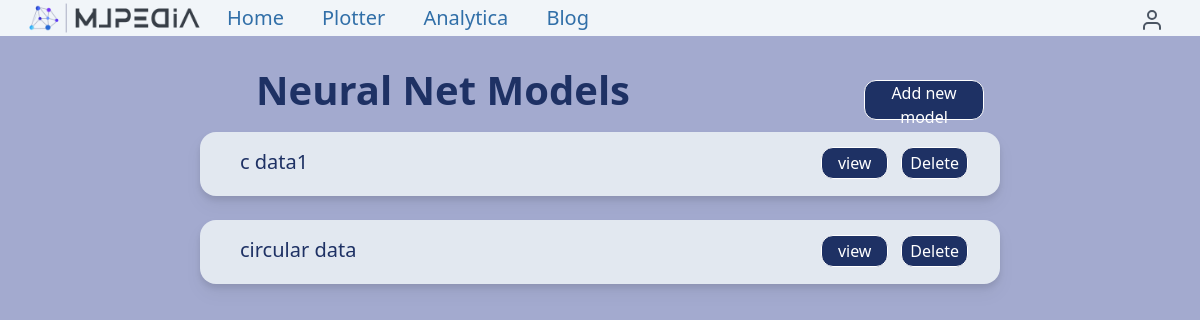
/analytica/nn_models_list/ (signed in), run on an earlier commit of the app's database.
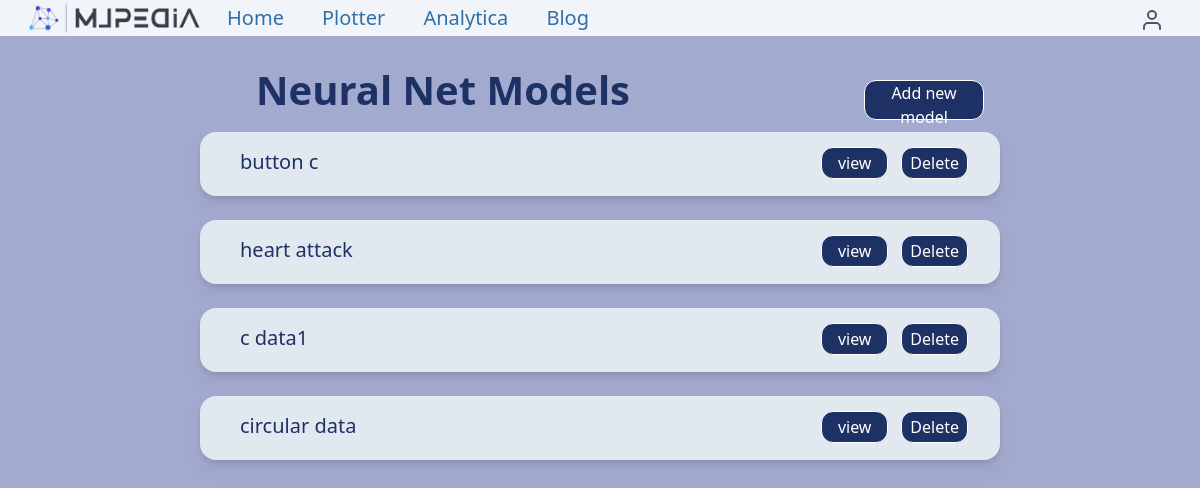
And on a later commit of the database.
### analytica/models.py (models this page shows, shortened)
class NeuralNet(models.Model):
    user = models.ForeignKey(settings.AUTH_USER_MODEL,
                            related_name='neural_net_models_created',
                            on_delete=models.CASCADE)
    title = models.CharField(max_length=500)
    model_description = models.CharField(max_length = 10000)
    model_accuracy = models.FloatField(default=0.0)
    features_input = models.FileField(upload_to='files/%Y/%m/%d/')
    labels_input = models.FileField(upload_to='files/%Y/%m/%d/')
    plot = models.ImageField(upload_to='images/%Y/%m/%d/', blank = True)
    weights_file = models.FileField(upload_to='files/%Y/%m/%d/', blank = True)
    slug = models.SlugField(max_length = 600, blank=True)
    created = models.DateField(auto_now_add = True, db_index = True)
    class Meta:
        ordering = ('-created',)
    def get_absolute_url(self):
        return reverse('analytica:neural_net_detail', args=[self.id, self.slug])

### analytica/views.py (the view)
# urls.py: path("nn_models_list/",views.neural_net_models_list, name = "neural_net_models_list"),
@login_required
def neural_net_models_list(request):
    models = NeuralNet.objects.filter(user=request.user).order_by('-created')
    return render(request, "analytica/neural_nets/neural_net_models_list.html",{
        'models': models,
        'section': 'analytica',
    })

### analytica/templates/analytica/neural_nets/neural_net_models_list.html (shortened to what this page needs)
{% extends "base.html" %}
{% load static %}
{% block content %}
<body class=" bg-[#a3aacf]">
    <div>
        <div class="h-auto w-[72%] mt-6 mb-5 flex justify-between items-center">
            <div class=" text-[#1e3164] text-[40px] font-semibold  h-10 ml-64  ">
                Neural Net Models
            </div>
            <a href="{% url 'analytica:neural_net_create' %}"><button class=" absolute w-[10%] h-10  border border-white border-solid rounded-xl bg-[#1e3164] text-white px-2  text-center text-sm lg:text-base hover:bg-blue-900 hover:border-none ">Add new model</button></a>
        </div>
        {% if models %}
        <div class="h-full width-full flex flex-col justify-center items-center ">
            {% for model in models %}
            <div class="  bg-slate-200 rounded-2xl drop-shadow-lg h-16 w-4/6 my-3 mx-2 flex justify-between ">
                <h1 class="m-4 px-6  text-xl text-[#1e3164] relative">{{ model.title }}</h1>
                <a class="m-4  px-7 text-xl text-[#1e3164]" href="{{ model.get_absolute_url }}">
                    <button class=" absolute w-1/12 h-8 border border-white border-solid rounded-xl bg-[#1e3164] text-white  lg:bottom-[27%]  lg:right-[14%] text-center text-sm lg:text-base hover:bg-blue-900 hover:border-none ">view</button>
                </a>
                <a class="m-4  px-7 text-xl text-[#1e3164]" href="{% url 'analytica:neural_net_delete' model.id model.slug %}">
                    <button class=" absolute w-1/12 h-8 border border-white border-solid rounded-xl bg-[#1e3164] text-white  lg:bottom-[27%]  lg:right-[4%] text-center text-sm lg:text-base hover:bg-blue-900 hover:border-none ">Delete</button>
                </a>
            </div>
            {% endfor %}
        </div>
        {% endif %}
    </div>
</body>
{% endblock %}

### home/templates/base.html (shortened to what this page needs)
{% load static %}
<!DOCTYPE html>
<html>
    <head>
        <script src="https://cdn.tailwindcss.com"></script>
        <link rel="stylesheet" href="https://cdnjs.cloudflare.com/ajax/libs/font-awesome/4.7.0/css/font-awesome.min.css">
    </head>
    <body>
        <div id="navbar" class="w-full ">
            <div class="bg-slate-100 h-9 relative  ">
                <div class=" text-2xl text-gray-600 absolute font-semibold left-1">
                    <img class="h-9 w-auto" src="{% static 'img/logo.png' %}" alt="">
                </div>
                <div class="flex h-9 w-1/3 justify-around items-center absolute left-52">
                    <div class=" text-xl text-[#316fa8] font-normal hover:text-indigo-900 cursor-pointer">
                        <a href={% url 'home:home' %}>Home</a></div>
                    <div class=" text-xl text-[#316fa8] font-normal hover:text-indigo-900 cursor-pointer">
                        <a href={% url 'plotter:plotter_index' %}>Plotter</a>
                    </div>
                    <div class=" text-xl text-[#316fa8] font-normal hover:text-indigo-900 cursor-pointer">
                        <a href={% url 'analytica:analytica_index' %}>Analytica</a>
                    </div>
                    <div class=" text-xl text-[#316fa8] font-normal hover:text-indigo-900 cursor-pointer">
                        <a href={% url 'blog:post_list' %}>
                            Blog
                    </div>
                </div>
                <div >
                    <i id="loginMenu" data-feather="user" class=" absolute h-6 w-6 top-2 right-9 text-gray-600 hover:text-indigo-500 cursor-pointer"></i>
                </div>
            </div>
        </div>
        {% block content %}
        {% endblock %}
    </body>
</html>

What changed in the data, as far as the page shows it:
added NeuralNet: title "button c"
added NeuralNet: title "heart attack"
